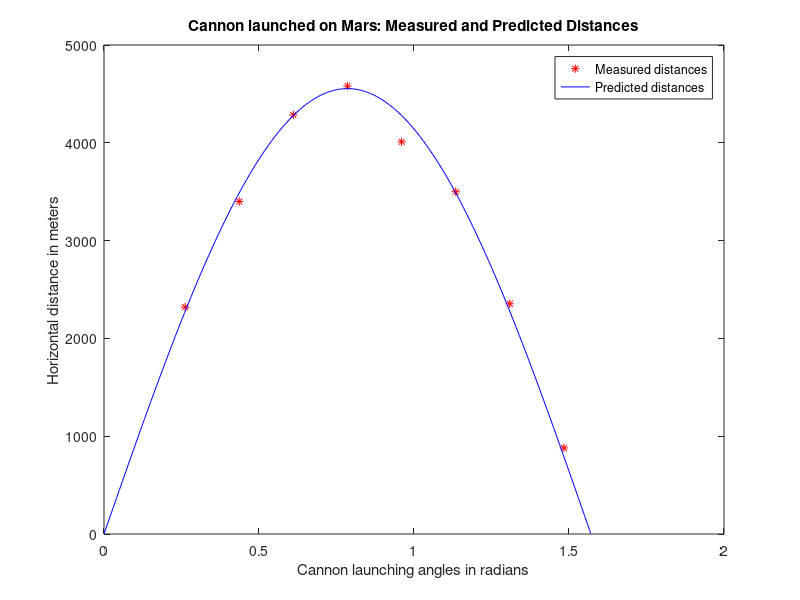

This chart was generated by the following MATLAB code:
%% blah blah program plan

%start
clear,clc %reset everything
%load in data
load cannondata.mat
%extract data into variable
cnd = rangedata;
%extract more variables from data
angles = cnd(1,:);
horizontalDistance = cnd(2:end,:);
horizonalAvg = mean(horizontalDistance);
%define arrays for calculations and graphs
Vi = 130;
radAngles = angles*pi/180;
g = 3.711;
genAngles = 0:0.01:pi/2;
%do calculations
s = Vi^2*sin(2*genAngles)/g;
%plot data
plot(radAngles,horizonalAvg,'r*')
hold on
plot(genAngles,s,'b')
xlabel('Cannon launching angles in radians')
ylabel('Horizontal distance in meters')
legend('Measured distances','Predicted distances')
title('Cannon launched on Mars: Measured and Predicted Distances')
hold off
